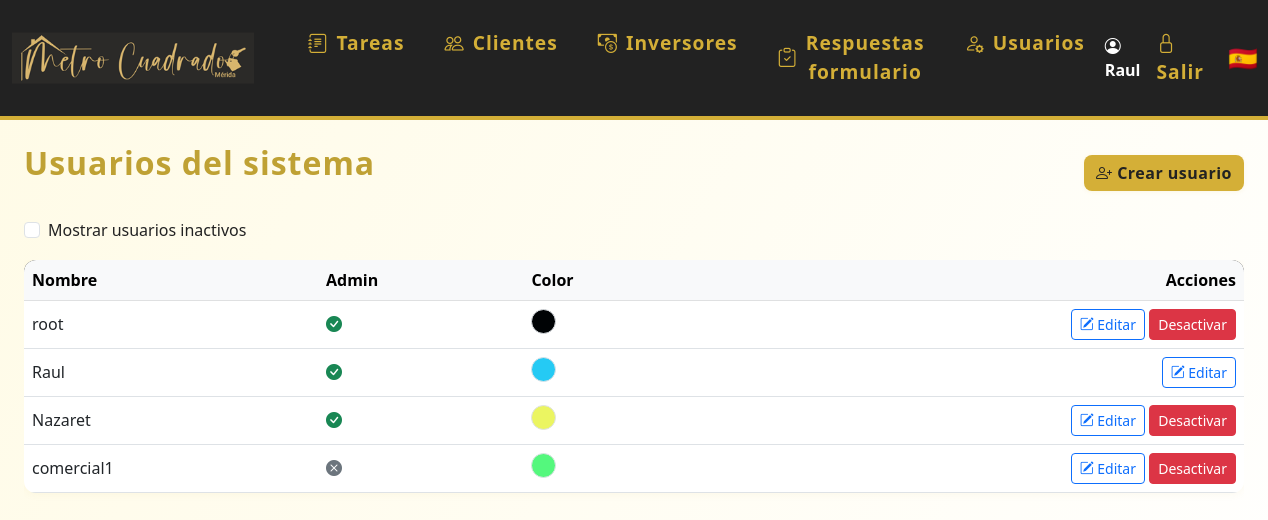
The app's page /usuarios (signed in) with its own data.
### models.py (models this page shows)
class Usuario(UserMixin, db.Model):
    id = db.Column(db.Integer, primary_key=True)
    nombre = db.Column(db.String(80), unique=True, nullable=False)
    password = db.Column(db.String(200), nullable=False)
    es_admin = db.Column(db.Boolean, default=False)
    color = db.Column(db.String(7), nullable=True, default='#3788d8') # Color en formato hex, e.g., #RRGGBB
    email = db.Column(db.String(120), unique=True, nullable=True)
    telefono = db.Column(db.String(20), unique=True, nullable=True)
    activo = db.Column(db.Boolean, default=True)  # Nuevo campo para desactivar usuario
    eventos = db.relationship('Evento', backref='usuario', lazy=True)
    tareas = db.relationship('Tarea', back_populates='usuario')

### app.py (the view)
@app.route('/usuarios')
@login_required
def usuarios():
    if not current_user.es_admin:
        flash('No tienes permiso para acceder a esta página.')
        return redirect(url_for('dashboard'))
    mostrar_inactivos = request.args.get('inactivos') == '1'
    query = Usuario.query
    if not mostrar_inactivos:
        query = query.filter_by(activo=True)
    usuarios = query.all()
    return render_template('usuarios.html', usuarios=usuarios)

### app.py (called while the page is built)
@login_manager.user_loader
def load_user(user_id):
    return Usuario.query.get(int(user_id))

### templates/usuarios.html (shortened to what this page needs)
{% extends 'base.html' %}
{% block content %}
<div class="d-flex justify-content-between align-items-center mb-3">
    <h2>Usuarios del sistema</h2>
    <a href="{{ url_for('crear_usuario') }}" class="btn btn-primary">
        <i class="bi bi-person-plus"></i> Crear usuario
    </a>
</div>
<form method="get" class="mb-3" style="max-width:400px;">
    <div class="form-check">
        <input class="form-check-input" type="checkbox" value="1" id="mostrarInactivos" name="inactivos" onchange="this.form.submit()" {% if request.args.get('inactivos') == '1' %}checked{% endif %}>
        <label class="form-check-label" for="mostrarInactivos">
            Mostrar usuarios inactivos
        </label>
    </div>
</form>
<div class="table-responsive">
    <table class="table table-hover align-middle">
        <thead class="table-light">
            <tr>
                <th>Nombre</th>
                <th>Admin</th>
                <th>Color</th>
                <th class="text-end">Acciones</th>
            </tr>
        </thead>
        <tbody>
            {% for usuario in usuarios %}
            <tr>
                <td>{{ usuario.nombre }}</td>
                <td>
                    {% if usuario.es_admin %}
                        <i class="bi bi-check-circle-fill text-success" title="Sí"></i>
                    {% else %}
                        <i class="bi bi-x-circle-fill text-secondary" title="No"></i>
                    {% endif %}
                </td>
                <td>
                    <span style="display: inline-block; width: 25px; height: 25px; border-radius: 50%; background-color: {{ usuario.color or '#f8f9fa' }}; border: 1px solid #dee2e6;"></span>
                </td>
                <td class="text-end">
                    <a href="{{ url_for('editar_usuario', usuario_id=usuario.id) }}" class="btn btn-outline-primary btn-sm">
                        <i class="bi bi-pencil-square"></i> Editar
                    </a>
                    {% if current_user.es_admin and usuario.id != current_user.id %}
                        <form method="POST" action="{{ url_for('toggle_usuario', usuario_id=usuario.id) }}" style="display:inline;">
                            <button type="submit" class="btn btn-sm {% if usuario.activo %}btn-danger{% else %}btn-success{% endif %}" onclick="return confirm('¿Seguro que quieres {% if usuario.activo %}desactivar{% else %}activar{% endif %} este usuario?');">
                                {% if usuario.activo %}Desactivar{% else %}Activar{% endif %}
                            </button>
                        </form>
                    {% endif %}
                </td>
            </tr>
            {% else %}
            <tr>
                <td colspan="4" class="text-center"><em>No hay usuarios registrados.</em></td>
            </tr>
            {% endfor %}
        </tbody>
    </table>
</div>
{% endblock %}

### templates/base.html (shortened to what this page needs)
<!DOCTYPE html>
<html lang="es">
<head>
    <link rel="stylesheet" href="https://cdn.jsdelivr.net/npm/bootstrap@5.3.0/dist/css/bootstrap.min.css">
    <link rel="stylesheet" href="{{ url_for('static', filename='estilos.css') }}">
    <link rel="stylesheet" href="https://cdn.jsdelivr.net/npm/bootstrap-icons@1.10.5/font/bootstrap-icons.css">
</head>
<body class="d-flex flex-column vh-100">
{% if request.path != '/login' %}
<nav class="navbar navbar-expand-lg mb-4">
  <div class="container-fluid">
    <a class="navbar-brand d-flex align-items-center" href="/">
      <img src="{{ url_for('static', filename='logoraul.png') }}" alt="Logo" style="height:90px;margin-right:18px;">
    </a>
    <div class="collapse navbar-collapse" id="navbarNav">
      <ul class="navbar-nav me-auto mb-2 mb-lg-0">
        <li class="nav-item mx-1">
          <a class="nav-link btn btn-outline-success rounded-pill px-3 d-flex align-items-center gap-2" href="/">
            <i class="bi bi-journal-text"></i> Tareas
          </a>
        </li>
        <li class="nav-item mx-1">
          <a class="nav-link btn btn-outline-primary rounded-pill px-3 d-flex align-items-center gap-2" href="/clientes">
            <i class="bi bi-people"></i> Clientes
          </a>
        </li>
        <li class="nav-item mx-1">
          <a class="nav-link btn btn-outline-danger rounded-pill px-3 d-flex align-items-center gap-2" href="/inversores">
            <i class="bi bi-cash-coin"></i> Inversores
          </a>
        </li>
        {% if current_user.is_authenticated %}
        <li class="nav-item mx-1">
          <a class="nav-link btn btn-outline-secondary rounded-pill px-3 d-flex align-items-center gap-2" href="/respuestas_formulario">
            <i class="bi bi-clipboard-check"></i> Respuestas formulario
          </a>
        </li>
        {% endif %}
        {% if current_user.is_authenticated and current_user.es_admin %}
        <li class="nav-item mx-1">
          <a class="nav-link btn btn-outline-dark rounded-pill px-3 d-flex align-items-center gap-2" href="/usuarios">
            <i class="bi bi-person-gear"></i> Usuarios
          </a>
        </li>
        {% endif %}
      </ul>
      <ul class="navbar-nav align-items-center">
        {% if current_user.is_authenticated %}
        <li class="nav-item me-2">
          <span class="navbar-text fw-bold text-white"><i class="bi bi-person-circle"></i> {{ current_user.nombre }}</span>
        </li>
        <li class="nav-item"><a class="nav-link" href="/logout" title="Salir"><span class="bi bi-lock"></span> Salir</a></li>
        {% else %}
        <li class="nav-item"><a class="nav-link" href="/login" title="Entrar"><span class="bi bi-lock"></span> Entrar</a></li>
        {% endif %}
        <li class="nav-item ms-3"><span class="fs-4">🇪🇸</span></li>
      </ul>
    </div>
  </div>
</nav>
{% endif %}
<div class="flex-grow-1 d-flex flex-column px-4" style="width:100vw;">
    {% block content %}{% endblock %}
</div>
</body>
</html>

### static/estilos.css (style rules this page uses)
body { background: linear-gradient(120deg, #fffbe6 0%, #fff 100%); font-family: 'Segoe UI', 'Arial', sans-serif; color: #222; }
.navbar { background: #222 !important; border-bottom: 4px solid #d4af37; }
.navbar-brand, .navbar-nav .nav-link { color: #d4af37 !important; font-weight: 600; font-size: 1.2rem; letter-spacing: 1px; }
.navbar-brand img { height: 40px; margin-right: 10px; }
.btn-primary, .btn-success { background: #d4af37; border: none; color: #222; font-weight: 600; border-radius: 8px; box-shadow: 0 1px 4px rgba(212,175,55,0.10), 0 0 0 0 #d4af37; letter-spacing: 0.5px; transition: background 0.2s, color 0.2s, box-shadow 0.2s; }
.table thead { background: #222; color: #d4af37; }
h2 { color: #bfa134; font-weight: 700; letter-spacing: 1px; margin-bottom: 1.2rem; }
.table { border-radius: 12px; overflow: hidden; box-shadow: 0 1px 8px rgba(212,175,55,0.07); }

### records on screen
Usuario: nombre "Raul", es_admin True (drawn)
Usuario: nombre "root", es_admin True (drawn), activo "Desactivar"
Usuario: nombre "Nazaret", es_admin True (drawn), activo "Desactivar"
Usuario: nombre "comercial1", es_admin False (drawn), activo "Desactivar"
